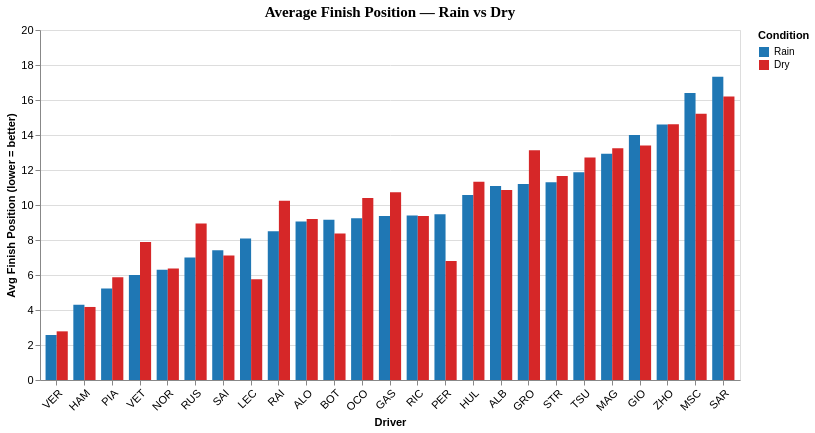

This figure's notebook cell:
### Markdown cell above
#### Chart 1 — Average Finish Position: Rain vs Dry

Lower position = better result. Bars sorted by rainy finish position.

### Code cell
# Reshape to long format for grouped bar
finish_long = pd.melt(
    comp,
    id_vars=['Driver'],
    value_vars=['RainAvgFinishPosition', 'DryAvgFinishPosition'],
    var_name='Condition',
    value_name='AvgFinishPosition'
)
finish_long['Condition'] = finish_long['Condition'].map({
    'RainAvgFinishPosition': 'Rain',
    'DryAvgFinishPosition': 'Dry'
})

driver_order = comp['Driver'].tolist()

chart1 = alt.Chart(finish_long).mark_bar().encode(
    x=alt.X('Driver:N', sort=driver_order, title='Driver',
            axis=alt.Axis(labelAngle=-45)),
    y=alt.Y('AvgFinishPosition:Q', title='Avg Finish Position (lower = better)',
            scale=alt.Scale(domain=[0, 20])),
    color=alt.Color('Condition:N',
                    scale=alt.Scale(domain=['Rain', 'Dry'],
                                    range=['#1f77b4', '#d62728']),
                    legend=alt.Legend(title='Condition')),
    xOffset='Condition:N',
    tooltip=['Driver', 'Condition', alt.Tooltip('AvgFinishPosition:Q', format='.2f')]
).properties(
    title='Average Finish Position — Rain vs Dry',
    width=700,
    height=350
).configure_title(fontSize=15, font='Calibri').configure_axis(labelFontSize=11)

chart1

### Figure 1 — Vega-Lite specification as saved in the notebook (floating-point values rounded to 4 significant figures)
{"config": {"view": {"continuousWidth": 300, "continuousHeight": 300}, "axis": {"labelFontSize": 11}, "title": {"font": "Calibri", "fontSize": 15}}, "data": {"name": "data-09c32a5773e5c3eb3bd53bc704b65fea"}, "mark": {"type": "bar"}, "encoding": {"color": {"field": "Condition", "legend": {"title": "Condition"}, "scale": {"domain": ["Rain", "Dry"], "range": ["#1f77b4", "#d62728"]}, "type": "nominal"}, "tooltip": [{"field": "Driver", "type": "nominal"}, {"field": "Condition", "type": "nominal"}, {"field": "AvgFinishPosition", "format": ".2f", "type": "quantitative"}], "x": {"axis": {"labelAngle": -45}, "field": "Driver", "sort": ["VER", "HAM", "PIA", "VET", "NOR", "RUS", "SAI", "LEC", "RAI", "ALO", "BOT", "OCO", "GAS", "RIC", "PER", "HUL", "ALB", "GRO", "STR", "TSU", "MAG", "GIO", "ZHO", "MSC", "SAR"], "title": "Driver", "type": "nominal"}, "xOffset": {"field": "Condition", "type": "nominal"}, "y": {"field": "AvgFinishPosition", "scale": {"domain": [0, 20]}, "title": "Avg Finish Position (lower = better)", "type": "quantitative"}}, "height": 350, "title": "Average Finish Position — Rain vs Dry", "width": 700, "$schema": "https://vega.github.io/schema/vega-lite/v6.1.0.json", "datasets": {"data-09c32a5773e5c3eb3bd53bc704b65fea": [{"Driver": "VER", "Condition": "Rain", "AvgFinishPosition": 2.571}, {"Driver": "HAM", "Condition": "Rain", "AvgFinishPosition": 4.3}, {"Driver": "PIA", "Condition": "Rain", "AvgFinishPosition": 5.222}, {"Driver": "VET", "Condition": "Rain", "AvgFinishPosition": 6.0}, {"Driver": "NOR", "Condition": "Rain", "AvgFinishPosition": 6.294}, {"Driver": "RUS", "Condition": "Rain", "AvgFinishPosition": 7.0}, {"Driver": "SAI", "Condition": "Rain", "AvgFinishPosition": 7.421}, {"Driver": "LEC", "Condition": "Rain", "AvgFinishPosition": 8.091}, {"Driver": "RAI", "Condition": "Rain", "AvgFinishPosition": 8.5}, {"Driver": "ALO", "Condition": "Rain", "AvgFinishPosition": 9.053}, {"Driver": "BOT", "Condition": "Rain", "AvgFinishPosition": 9.158}, {"Driver": "OCO", "Condition": "Rain", "AvgFinishPosition": 9.25}, {"Driver": "GAS", "Condition": "Rain", "AvgFinishPosition": 9.368}, {"Driver": "RIC", "Condition": "Rain", "AvgFinishPosition": 9.4}, {"Driver": "PER", "Condition": "Rain", "AvgFinishPosition": 9.474}, {"Driver": "HUL", "Condition": "Rain", "AvgFinishPosition": 10.57}, {"Driver": "ALB", "Condition": "Rain", "AvgFinishPosition": 11.08}, {"Driver": "GRO", "Condition": "Rain", "AvgFinishPosition": 11.2}, {"Driver": "STR", "Condition": "Rain", "AvgFinishPosition": 11.3}, {"Driver": "TSU", "Condition": "Rain", "AvgFinishPosition": 11.87}, {"Driver": "MAG", "Condition": "Rain", "AvgFinishPosition": 12.93}, {"Driver": "GIO", "Condition": "Rain", "AvgFinishPosition": 14.0}, {"Driver": "ZHO", "Condition": "Rain", "AvgFinishPosition": 14.6}, {"Driver": "MSC", "Condition": "Rain", "AvgFinishPosition": 16.4}, {"Driver": "SAR", "Condition": "Rain", "AvgFinishPosition": 17.33}, {"Driver": "VER", "Condition": "Dry", "AvgFinishPosition": 2.78}, {"Driver": "HAM", "Condition": "Dry", "AvgFinishPosition": 4.174}, {"Driver": "PIA", "Condition": "Dry", "AvgFinishPosition": 5.868}, {"Driver": "VET", "Condition": "Dry", "AvgFinishPosition": 7.888}, {"Driver": "NOR", "Condition": "Dry", "AvgFinishPosition": 6.378}, {"Driver": "RUS", "Condition": "Dry", "AvgFinishPosition": 8.947}, {"Driver": "SAI", "Condition": "Dry", "AvgFinishPosition": 7.113}, {"Driver": "LEC", "Condition": "Dry", "AvgFinishPosition": 5.758}, {"Driver": "RAI", "Condition": "Dry", "AvgFinishPosition": 10.25}, {"Driver": "ALO", "Condition": "Dry", "AvgFinishPosition": 9.2}, {"Driver": "BOT", "Condition": "Dry", "AvgFinishPosition": 8.375}, {"Driver": "OCO", "Condition": "Dry", "AvgFinishPosition": 10.4}, {"Driver": "GAS", "Condition": "Dry", "AvgFinishPosition": 10.73}, {"Driver": "RIC", "Condition": "Dry", "AvgFinishPosition": 9.369}, {"Driver": "PER", "Condition": "Dry", "AvgFinishPosition": 6.8}, {"Driver": "HUL", "Condition": "Dry", "AvgFinishPosition": 11.33}, {"Driver": "ALB", "Condition": "Dry", "AvgFinishPosition": 10.85}, {"Driver": "GRO", "Condition": "Dry", "AvgFinishPosition": 13.13}, {"Driver": "STR", "Condition": "Dry", "AvgFinishPosition": 11.65}, {"Driver": "TSU", "Condition": "Dry", "AvgFinishPosition": 12.71}, {"Driver": "MAG", "Condition": "Dry", "AvgFinishPosition": 13.24}, {"Driver": "GIO", "Condition": "Dry", "AvgFinishPosition": 13.4}, {"Driver": "ZHO", "Condition": "Dry", "AvgFinishPosition": 14.61}, {"Driver": "MSC", "Condition": "Dry", "AvgFinishPosition": 15.22}, {"Driver": "SAR", "Condition": "Dry", "AvgFinishPosition": 16.19}]}}
